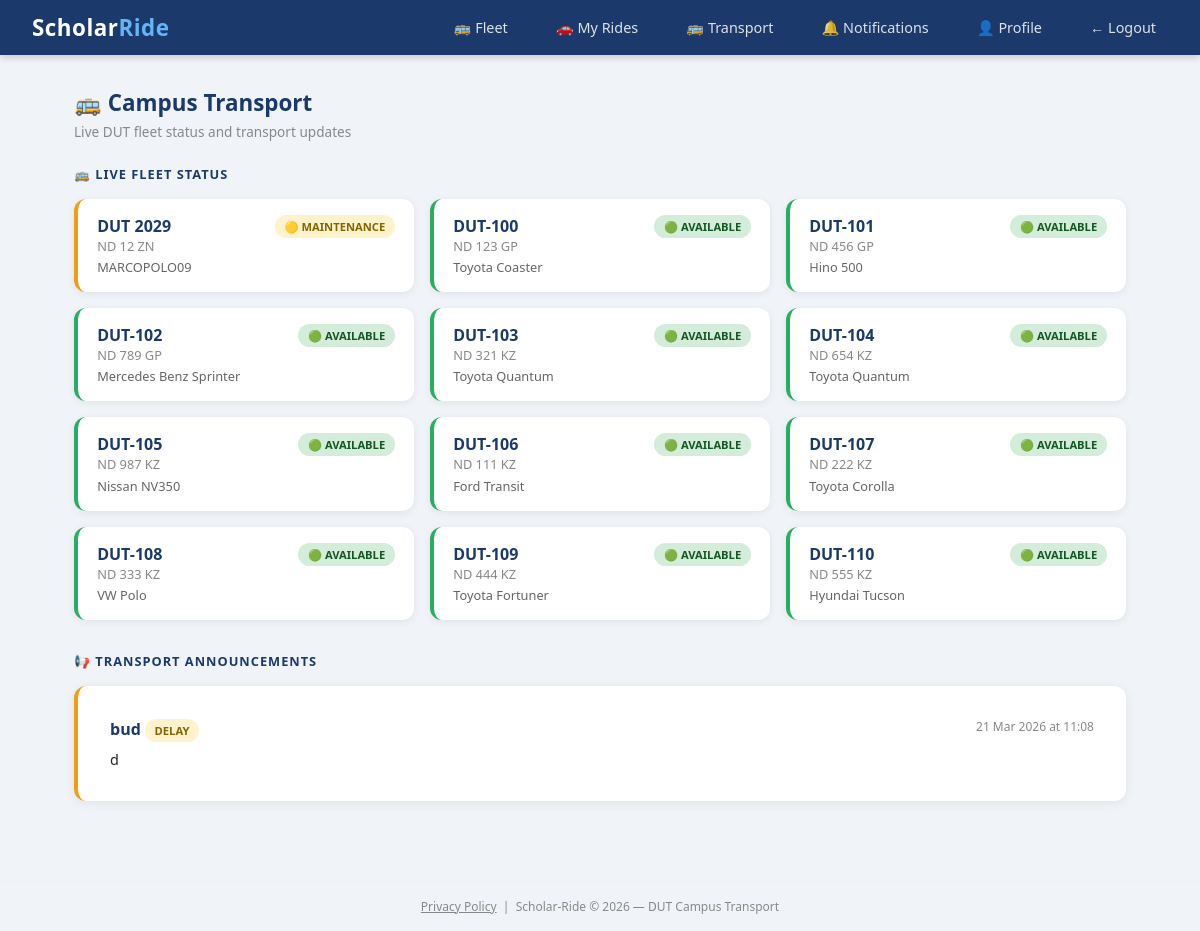
The app's page /transport (signed in) with its own data.
### scholar_ride/models.py (models this page shows)
class Vehicle(db.Model):
    id = db.Column(db.Integer, primary_key=True)
    bus_number = db.Column(db.String(20), unique=True, nullable=False)
    registration_number = db.Column(db.String(20), unique=True, nullable=False)
    vehicle_type = db.Column(db.String(50), nullable=False)
    make_model = db.Column(db.String(100), nullable=False)
    capacity = db.Column(db.Integer, nullable=False)
    status = db.Column(db.String(20), default='available')
    current_driver_id = db.Column(db.Integer, db.ForeignKey('user.id'), nullable=True)
    current_ride_id = db.Column(db.Integer, db.ForeignKey('ride.id'), nullable=True)
    notes = db.Column(db.String(200), nullable=True)
    created_at = db.Column(db.DateTime, default=datetime.utcnow)
    current_driver = db.relationship('User', foreign_keys=[current_driver_id])
    current_ride = db.relationship('Ride', foreign_keys=[current_ride_id])

class Announcement(db.Model):
    id = db.Column(db.Integer, primary_key=True)
    admin_id = db.Column(db.Integer, db.ForeignKey('user.id'), nullable=False)
    title = db.Column(db.String(200), nullable=False)
    body = db.Column(db.Text, nullable=False)
    category = db.Column(db.String(50))
    created_at = db.Column(db.DateTime, default=sast_now)

### scholar_ride/routes/admin.py (the view)
@admin.route('/transport')
@login_required
def transport_feed():
    from scholar_ride.models import Vehicle
    announcements = Announcement.query.order_by(Announcement.created_at.desc()).all()
    vehicles = Vehicle.query.order_by(Vehicle.bus_number).all()
    return render_template('transport/feed.html', announcements=announcements, vehicles=vehicles)

### scholar_ride/models.py (called while the page is built)
@login_manager.user_loader
def load_user(user_id):
    return User.query.get(int(user_id))

### scholar_ride/templates/transport/feed.html (shortened to what this page needs)
{% extends "base.html" %}
{% block content %}
<div class="page-header d-flex justify-between align-center mb-3">
    <div>
        <h4 style="color:#1B3A6B; margin-bottom:0.25rem;">🚌 Campus Transport</h4>
        <p class="text-muted">Live DUT fleet status and transport updates</p>
    </div>
</div>
{% if current_user.role in ['driver', 'admin'] %}
<h6 style="color:#1B3A6B; font-weight:700; margin-bottom:1rem; text-transform:uppercase; letter-spacing:1px; font-size:0.8rem;">
    🚌 Live Fleet Status
</h6>
{% if vehicles %}
<div style="display:grid; grid-template-columns: repeat(auto-fill, minmax(260px, 1fr)); gap:1rem; margin-bottom:2rem;">
    {% for vehicle in vehicles %}
    <div style="background:white; border-radius:12px; padding:1rem 1.2rem;
                box-shadow:0 2px 8px rgba(0,0,0,0.07);
                border-left: 4px solid
                {% if vehicle.status == 'available' %}#27ae60
                {% elif vehicle.status == 'on_trip' %}#1B3A6B
                {% elif vehicle.status == 'maintenance' %}#f39c12
                {% else %}#e74c3c{% endif %};">
        <div style="display:flex; justify-content:space-between; align-items:flex-start;">
            <div>
                <div style="font-weight:700; font-size:1rem; color:#1B3A6B;">{{ vehicle.bus_number }}</div>
                {% if current_user.role in ['admin', 'driver'] %}
                <div style="font-size:0.8rem; color:#888;">{{ vehicle.registration_number }}</div>
                {% endif %}
                <div style="font-size:0.8rem; color:#666; margin-top:0.2rem;">{{ vehicle.make_model }}</div>
            </div>
            <span class="badge
                {% if vehicle.status == 'available' %}badge-success
                {% elif vehicle.status == 'on_trip' %}badge-primary
                {% elif vehicle.status == 'maintenance' %}badge-warning
                {% else %}badge-danger{% endif %}"
                style="font-size:0.7rem;">
                {% if vehicle.status == 'available' %}🟢 AVAILABLE
                {% elif vehicle.status == 'on_trip' %}🔵 ON TRIP
                {% elif vehicle.status == 'maintenance' %}🟡 MAINTENANCE
                {% else %}🔴 OUT OF SERVICE{% endif %}
            </span>
        </div>
    </div>
    {% endfor %}
</div>
{% else %}
<div class="empty-state mb-4">
    <div class="empty-icon">🚌</div>
    <p>No vehicles in fleet yet.</p>
</div>
{% endif %}
{% endif %}
<h6 style="color:#1B3A6B; font-weight:700; margin-bottom:1rem; text-transform:uppercase; letter-spacing:1px; font-size:0.8rem;">
    📢 Transport Announcements
</h6>
{% if announcements %}
    {% for ann in announcements %}
    <div class="card mb-2 p-3" style="border-left: 4px solid
        {% if ann.category == 'breakdown' %}#e74c3c
        {% elif ann.category == 'delay' %}#f39c12
        {% elif ann.category == 'cancellation' %}#e74c3c
        {% else %}#1B3A6B{% endif %};">
        <div style="display:flex; justify-content:space-between; align-items:flex-start; flex-wrap:wrap; gap:0.5rem;">
            <div>
                <strong style="color:#1B3A6B;">{{ ann.title }}</strong>
                <span class="badge ms-2
                    {% if ann.category == 'breakdown' %}badge-danger
                    {% elif ann.category == 'delay' %}badge-warning
                    {% elif ann.category == 'cancellation' %}badge-danger
                    {% else %}badge-primary{% endif %}"
                    style="font-size:0.7rem;">
                    {{ ann.category | upper }}
                </span>
            </div>
            <small class="text-muted" style="font-size:0.75rem;">
                {{ ann.created_at.strftime('%d %b %Y at %H:%M') }}
            </small>
        </div>
        <p class="mb-0 mt-1" style="font-size:0.9rem;">{{ ann.body }}</p>
    </div>
    {% endfor %}
{% else %}
    <div class="empty-state">
        <div class="empty-icon">📢</div>
        <p>No transport announcements right now.</p>
    </div>
{% endif %}
{% endblock %}

### scholar_ride/templates/base.html (style rules this page uses)
*, *::before, *::after { box-sizing: border-box; margin: 0; padding: 0; }
body { font-family: 'Segoe UI', Tahoma, Geneva, Verdana, sans-serif; background: #f0f4f8; color: #222; }
.card { background: white; border-radius: 12px; box-shadow: 0 2px 12px rgba(0,0,0,0.07); padding: 2rem; margin-bottom: 1.5rem; }
.badge { display: inline-block; padding: 0.25rem 0.6rem; border-radius: 20px; font-size: 0.75rem; font-weight: 700; }
.badge-success { background: #d4edda; color: #155724; }
.badge-warning { background: #fff3cd; color: #856404; }
.text-muted { color: #888; font-size: 0.85rem; }
.mt-1 { margin-top: 0.5rem; }
.mb-2 { margin-bottom: 1rem; }
.d-flex { display: flex; }
.justify-between { justify-content: space-between; }
.align-center { align-items: center; }
.page-header { margin-bottom: 1.5rem; }
.page-header h4 { color: #1B3A6B; font-size: 1.4rem; font-weight: 700; }

### records on screen
Vehicle: bus_number "DUT 2029", registration_number "ND 12 ZN", make_model "MARCOPOLO09", status "🟡 MAINTENANCE"
Vehicle: bus_number "DUT-100", registration_number "ND 123 GP", make_model "Toyota Coaster", status "🟢 AVAILABLE"
Vehicle: bus_number "DUT-101", registration_number "ND 456 GP", make_model "Hino 500", status "🟢 AVAILABLE"
Vehicle: bus_number "DUT-102", registration_number "ND 789 GP", make_model "Mercedes Benz Sprinter", status "🟢 AVAILABLE"
Vehicle: bus_number "DUT-103", registration_number "ND 321 KZ", make_model "Toyota Quantum", status "🟢 AVAILABLE"
Vehicle: bus_number "DUT-104", registration_number "ND 654 KZ", make_model "Toyota Quantum", status "🟢 AVAILABLE"
Vehicle: bus_number "DUT-105", registration_number "ND 987 KZ", make_model "Nissan NV350", status "🟢 AVAILABLE"
Vehicle: bus_number "DUT-106", registration_number "ND 111 KZ", make_model "Ford Transit", status "🟢 AVAILABLE"
Vehicle: bus_number "DUT-107", registration_number "ND 222 KZ", make_model "Toyota Corolla", status "🟢 AVAILABLE"
Vehicle: bus_number "DUT-108", registration_number "ND 333 KZ", make_model "VW Polo", status "🟢 AVAILABLE"
Vehicle: bus_number "DUT-109", registration_number "ND 444 KZ", make_model "Toyota Fortuner", status "🟢 AVAILABLE"
Vehicle: bus_number "DUT-110", registration_number "ND 555 KZ", make_model "Hyundai Tucson", status "🟢 AVAILABLE"
Announcement: title "bud", category "DELAY", created_at "21 Mar 2026 at 11:08", body "d"
